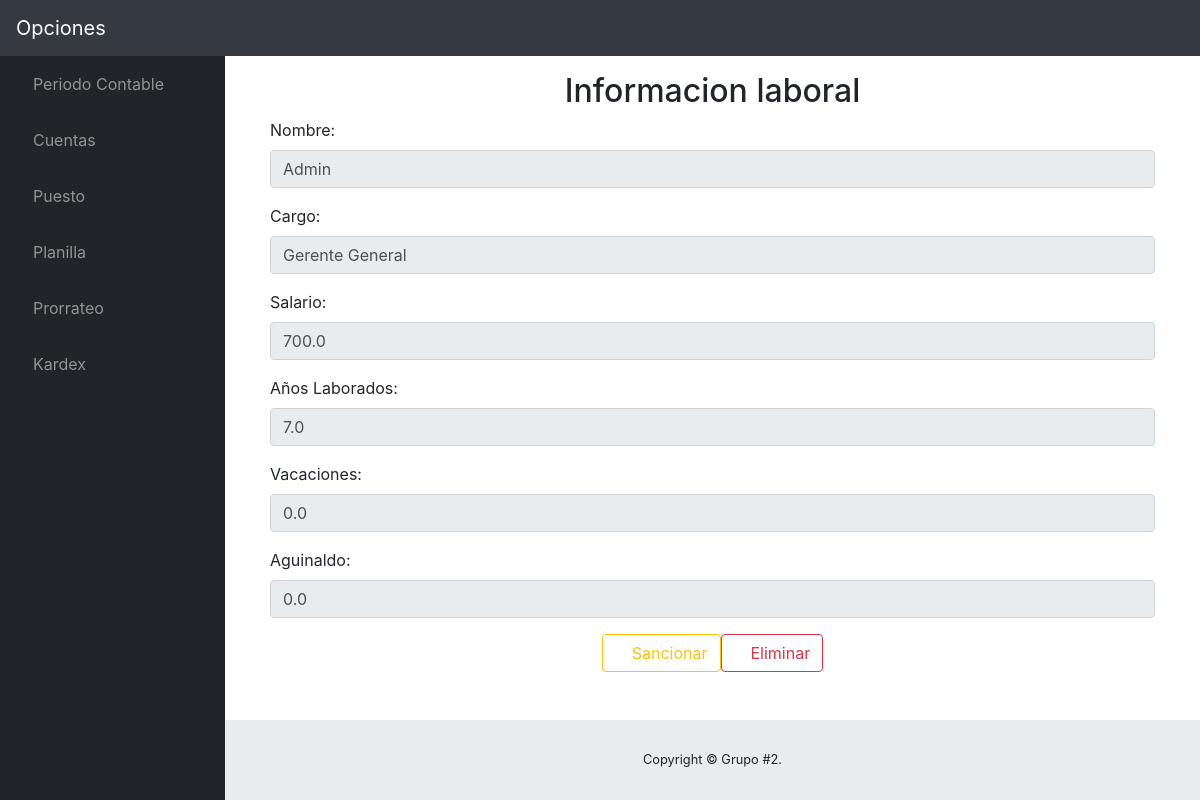
Screenshot of /admin-planilla/1/ with the database file from the repository.
### contable/models.py (models this page shows, shortened)
class EmpPlanilla(models.Model):
	cargo = models.ForeignKey(Puesto)
	salPersonal = models.FloatField(blank=True, null=True)
	nomEmpleado = models.CharField(max_length=70)
	anios = models.FloatField()
	isss = models.FloatField(blank=True, null=True)
	afp = models.FloatField(blank=True, null=True)
	insaforp = models.FloatField(blank=True, null=True)
	vaca = models.FloatField(blank=True, null=True)
	aguinaldo = models.FloatField(blank=True, null=True)
	cmo = models.FloatField(blank=True, null=True)

class Puesto(models.Model):
	area = models.CharField(max_length=50)
	cargo = models.CharField(max_length=70)
	salNominal = models.FloatField()
	total = models.FloatField(blank=True, null=True)
	class Meta:
		verbose_name='Puestos'
		verbose_name_plural='Puestos'

### contable/views.py (the view)
# urls.py: url(r'^admin-planilla/(?P<id_planilla>\d+)/$', adminPlanilla , name='admin_planilla'),#Registro de transacciones
def adminPlanilla(request, id_planilla):
	p = EmpPlanilla.objects.get(id=id_planilla)
	s = sancionSalarial.objects.filter(planilla_id=id_planilla)
	c = Puesto.objects.get(id=p.cargo_id)
	val=1
	return render(request,'Main/admin-planilla.html', {'p':p, 'val':val, 's':s, 'c':c})

### contable/templates/Main/admin-planilla.html (shortened to what this page needs)
{% extends "Base/base.html" %}
{% block Contenido %}
<section class="container">
    {% if val == 1 %}
    <h2 class="text-center">Informacion laboral</h2>
    <div class="container">
        <div class="row">
            <div class="col">
                <form>
                    <div class="form-group">
                        <label for="nombre">Nombre:</label>
                        <input type="text" class="form-control" id="nombre" value="{{p.nomEmpleado}}" readonly>
                    </div>
                    <div class="form-group">
                        <label for="cargo">Cargo:</label>
                        <input type="text" class="form-control" id="cargo" value="{{c.cargo}}" readonly>
                    </div>
                    <div class="form-group">
                        <label for="salario">Salario:</label>
                        <input type="text" class="form-control" id="salario" value="{{c.salNominal}}" readonly>
                    </div>
                    <div class="form-group">
                        <label for="anios">Años Laborados:</label>
                        <input type="text" class="form-control" id="anios" value="{{p.anios}}" readonly>
                    </div>
                    <div class="form-group">
                        <label for="vacaciones">Vacaciones:</label>
                        <input type="text" class="form-control" id="vacaciones" value="{{p.vaca}}" readonly>
                    </div>
                    <div class="form-group">
                        <label for="aguinaldo">Aguinaldo:</label>
                        <input type="text" class="form-control" id="aguinaldo" value="{{p.aguinaldo}} " readonly>
                    </div>
                </form>
            </div>
        </div>
        <div class="row justify-content-center">
            <a href="{% url 'contable:san_planilla' p.id %}" class="btn btn-outline-warning"><i class="fas fa-exclamation-circle"></i> Sancionar </a>
            <a href="{% url 'contable:elm_planilla' p.id %}" class="btn btn-outline-danger"><i class="fas fa-trash"></i> Eliminar</a>
        </div>
    </div>
    {% endif %}
</section>
{% endblock Contenido %}

### contable/static/css/sb-admin.css (style rules this page uses)
html { position: relative; min-height: 100%; }
body { height: 100%; }
:root { --input-padding-x: 0.75rem; --input-padding-y: 0.75rem; }

### rows the page displays
EmpPlanilla: nomEmpleado "Admin", anios "7.0", vaca "0.0", aguinaldo "0.0"
Puesto: cargo "Gerente General", salNominal "700.0"
